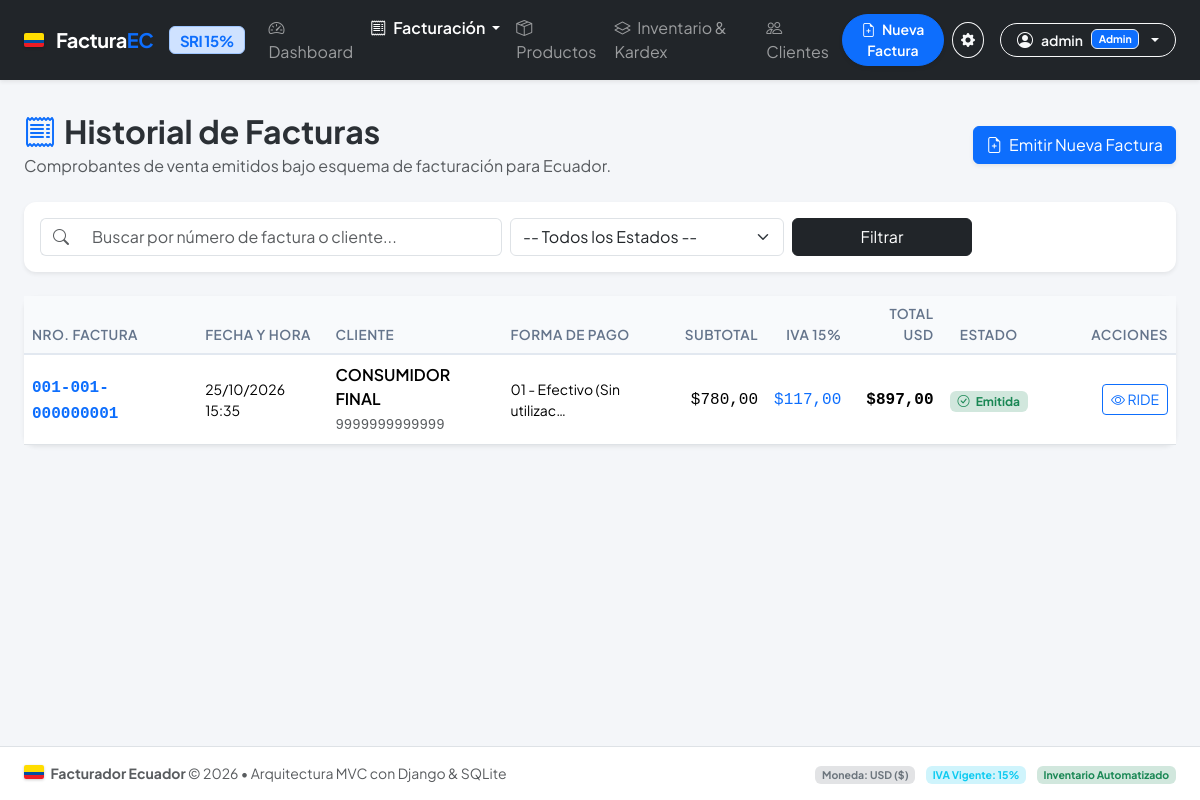
Screenshot of /facturas/ (signed in) with the database file from the repository.
### src/facturador/models.py (models this page shows, shortened)
class Factura(models.Model):
    FORMA_PAGO_CHOICES = [
        ('01', '01 - Efectivo (Sin utilización del sistema financiero)'),
        ('16', '16 - Tarjeta de Débito'),
        ('19', '19 - Tarjeta de Crédito'),
        ('20', '20 - Otros con utilización del sistema financiero (Transferencia/Depósito)'),
    ]
    ESTADO_CHOICES = [
        ('EMITIDA', 'Emitida'),
        ('ANULADA', 'Anulada'),
    ]
    numero_factura = models.CharField(max_length=25, unique=True, verbose_name="Número de Factura")
    secuencial = models.PositiveIntegerField(verbose_name="Secuencial")
    cliente = models.ForeignKey(Cliente, on_delete=models.PROTECT, related_name='facturas', verbose_name="Cliente")
    fecha_emision = models.DateTimeField(default=timezone.now, verbose_name="Fecha de Emisión")
    forma_pago = models.CharField(max_length=2, choices=FORMA_PAGO_CHOICES, default='01', verbose_name="Forma de Pago")
    estado = models.CharField(max_length=10, choices=ESTADO_CHOICES, default='EMITIDA', verbose_name="Estado")
    subtotal_15 = models.DecimalField(max_digits=12, decimal_places=2, default=Decimal('0.00'), verbose_name="Subtotal IVA 15%")
    subtotal_0 = models.DecimalField(max_digits=12, decimal_places=2, default=Decimal('0.00'), verbose_name="Subtotal IVA 0%")
    subtotal_sin_impuestos = models.DecimalField(max_digits=12, decimal_places=2, default=Decimal('0.00'), verbose_name="Subtotal sin Impuestos")
    descuento_total = models.DecimalField(max_digits=12, decimal_places=2, default=Decimal('0.00'), verbose_name="Descuento")
    iva_15 = models.DecimalField(max_digits=12, decimal_places=2, default=Decimal('0.00'), verbose_name="IVA 15%")
    total = models.DecimalField(max_digits=12, decimal_places=2, default=Decimal('0.00'), verbose_name="Importe Total")
    observaciones = models.TextField(blank=True, default="", verbose_name="Observaciones")
    creado_en = models.DateTimeField(auto_now_add=True)
    class Meta:
        verbose_name = "Factura"
        verbose_name_plural = "Facturas"
        ordering = ['-fecha_emision', '-id']

class Cliente(models.Model):
    TIPO_IDENTIFICACION_CHOICES = [
        ('04', 'RUC (13 dígitos)'),
        ('05', 'Cédula (10 dígitos)'),
        ('06', 'Pasaporte'),
        ('07', 'Consumidor Final (9999999999999)'),
    ]
    tipo_identificacion = models.CharField(
        max_length=2,
        choices=TIPO_IDENTIFICACION_CHOICES,
        default='05',
        verbose_name="Tipo de Identificación"
    )
    identificacion = models.CharField(
        max_length=20,
        unique=True,
        verbose_name="Número de Identificación"
    )
    nombres = models.CharField(max_length=200, verbose_name="Nombres y Apellidos / Razón Social")
    email = models.EmailField(blank=True, default="", verbose_name="Correo Electrónico")
    telefono = models.CharField(max_length=30, blank=True, default="", verbose_name="Teléfono / Celular")
    direccion = models.TextField(blank=True, default="Ecuador", verbose_name="Dirección")
    creado_en = models.DateTimeField(auto_now_add=True)
    class Meta:
        verbose_name = "Cliente"
        verbose_name_plural = "Clientes"
        ordering = ['nombres']

### src/facturador/views.py (the view)
# urls.py: path('facturas/', views.factura_lista, name='factura_lista'),
@asesor_o_admin
def factura_lista(request):
    q = request.GET.get('q', '').strip()
    estado = request.GET.get('estado', '')
    facturas = Factura.objects.select_related('cliente').all().order_by('-fecha_emision')
    if q:
        facturas = facturas.filter(
            Q(numero_factura__icontains=q) |
            Q(cliente__nombres__icontains=q) |
            Q(cliente__identificacion__icontains=q)
        )
    if estado:
        facturas = facturas.filter(estado=estado)
    context = {
        'facturas': facturas,
        'q': q,
        'estado': estado,
    }
    return render(request, 'facturador/factura_lista.html', context)

### src/facturador/models.py (called while the page is built)
    @property
    def es_admin(self):
        return self.rol == self.ROL_ADMIN or self.usuario.is_superuser

    @property
    def es_asesor(self):
        return self.rol in [self.ROL_ADMIN, self.ROL_ASESOR] or self.usuario.is_superuser

    @property
    def es_bodeguero(self):
        return self.rol in [self.ROL_ADMIN, self.ROL_BODEGUERO] or self.usuario.is_superuser

### templates/facturador/factura_lista.html (shortened to what this page needs)
{% extends 'base.html' %}
{% block content %}
<div class="d-flex flex-wrap justify-content-between align-items-center mb-4 gap-2">
    <div>
        <h2 class="fw-bold mb-1">
            <i class="bi bi-receipt text-primary me-2"></i>Historial de Facturas
        </h2>
        <p class="text-muted mb-0">Comprobantes de venta emitidos bajo esquema de facturación para Ecuador.</p>
    </div>
    <a href="{% url 'factura_crear' %}" class="btn btn-primary shadow-sm">
        <i class="bi bi-file-earmark-plus me-1"></i> Emitir Nueva Factura
    </a>
</div>
<div class="card mb-4">
    <div class="card-body p-3">
        <form method="get" class="row g-2 align-items-center">
            <div class="col-md-5">
                <div class="input-group">
                    <span class="input-group-text bg-white border-end-0"><i class="bi bi-search text-muted"></i></span>
                    <input type="text" name="q" value="{{ q }}" class="form-control border-start-0" placeholder="Buscar por número de factura o cliente...">
                </div>
            </div>
            <div class="col-md-3">
                <select name="estado" class="form-select" onchange="this.form.submit()">
                    <option value="">-- Todos los Estados --</option>
                </select>
            </div>
            <div class="col-md-2">
                <button type="submit" class="btn btn-dark w-100">Filtrar</button>
            </div>
        </form>
    </div>
</div>
<div class="card shadow-sm">
    <div class="card-body p-0">
        <div class="table-responsive">
            <table class="table table-hover align-middle mb-0">
                <thead>
                    <tr>
                        <th>Nro. Factura</th>
                        <th>Fecha y Hora</th>
                        <th>Cliente</th>
                        <th>Forma de Pago</th>
                        <th class="text-end">Subtotal</th>
                        <th class="text-end">IVA 15%</th>
                        <th class="text-end">Total USD</th>
                        <th class="text-center">Estado</th>
                        <th class="text-end" style="width: 140px;">Acciones</th>
                    </tr>
                </thead>
                <tbody>
                    {% for fac in facturas %}
                    <tr {% if fac.estado == 'ANULADA' %}class="table-light text-muted"{% endif %}>
                        <td>
                            <a href="{% url 'factura_detalle' fac.pk %}" class="fw-bold font-monospace text-decoration-none text-primary">
                                {{ fac.numero_factura }}
                            </a>
                        </td>
                        <td class="small">
                            {{ fac.fecha_emision|date:"d/m/Y H:i" }}
                        </td>
                        <td>
                            <div class="fw-semibold">{{ fac.cliente.nombres }}</div>
                            <small class="text-muted font-monospace">{{ fac.cliente.identificacion }}</small>
                        </td>
                        <td class="small">
                            {{ fac.get_forma_pago_display|truncatechars:28 }}
                        </td>
                        <td class="text-end font-monospace">
                            ${{ fac.subtotal_sin_impuestos|floatformat:2 }}
                        </td>
                        <td class="text-end font-monospace text-primary">
                            ${{ fac.iva_15|floatformat:2 }}
                        </td>
                        <td class="text-end font-monospace fw-bold fs-6">
                            ${{ fac.total|floatformat:2 }}
                        </td>
                        <td class="text-center">
                            {% if fac.estado == 'EMITIDA' %}
                                <span class="badge bg-success-subtle text-success px-2 py-1">
                                    <i class="bi bi-check-circle me-1"></i> Emitida
                                </span>
                            {% else %}
                                <span class="badge bg-danger-subtle text-danger px-2 py-1">
                                    <i class="bi bi-x-circle me-1"></i> Anulada
                                </span>
                            {% endif %}
                        </td>
                        <td class="text-end">
                            <div class="btn-group btn-group-sm">
                                <a href="{% url 'factura_detalle' fac.pk %}" class="btn btn-outline-primary" title="Ver / Imprimir Factura RIDE">
                                    <i class="bi bi-eye"></i> RIDE
                                </a>
                            </div>
                        </td>
                    </tr>
                    {% endfor %}
                </tbody>
            </table>
        </div>
    </div>
</div>
{% endblock %}

### templates/base.html (shortened to what this page needs)
{% load static %}
<!DOCTYPE html>
<html lang="es">
<head>
    <link href="https://cdn.jsdelivr.net/npm/bootstrap@5.3.3/dist/css/bootstrap.min.css" rel="stylesheet">
    <link rel="stylesheet" href="https://cdn.jsdelivr.net/npm/bootstrap-icons@1.11.3/font/bootstrap-icons.min.css">
    <link rel="stylesheet" href="{% static 'css/style.css' %}">
</head>
<body>
    <nav class="navbar navbar-expand-lg navbar-dark bg-dark sticky-top no-print shadow-sm">
        <div class="container-fluid px-4">
            <a class="navbar-brand navbar-brand-custom text-white" href="{% url 'dashboard' %}">
                <span class="flag-badge me-1"></span>
                <span>Factura<span class="text-primary fw-bold">EC</span></span>
                <span class="badge bg-primary-subtle text-primary border border-primary-subtle ms-2 fs-7">SRI 15%</span>
            </a>
            <div class="collapse navbar-collapse" id="navbarMain">
                {% if request.user.is_authenticated %}
                <ul class="navbar-nav me-auto mb-2 mb-lg-0">
                    <li class="nav-item">
                        <a class="nav-link {% if request.resolver_match.url_name == 'dashboard' %}active fw-semibold text-white{% endif %}" href="{% url 'dashboard' %}">
                            <i class="bi bi-speedometer2 me-1"></i> Dashboard
                        </a>
                    </li>
                    {% if request.user.perfil.es_asesor %}
                    <li class="nav-item dropdown">
                        <a class="nav-link dropdown-toggle {% if 'factura' in request.resolver_match.url_name %}active fw-semibold text-white{% endif %}" href="#" role="button" data-bs-toggle="dropdown">
                            <i class="bi bi-receipt me-1"></i> Facturación
                        </a>
                    </li>
                    {% endif %}
                    <li class="nav-item">
                        <a class="nav-link {% if 'producto' in request.resolver_match.url_name %}active fw-semibold text-white{% endif %}" href="{% url 'producto_lista' %}">
                            <i class="bi bi-box-seam me-1"></i> Productos
                        </a>
                    </li>
                    {% if request.user.perfil.es_bodeguero %}
                    <li class="nav-item">
                        <a class="nav-link {% if 'inventario' in request.resolver_match.url_name %}active fw-semibold text-white{% endif %}" href="{% url 'inventario_dashboard' %}">
                            <i class="bi bi-layers me-1"></i> Inventario & Kardex
                        </a>
                    </li>
                    {% endif %}
                    {% if request.user.perfil.es_asesor %}
                    <li class="nav-item">
                        <a class="nav-link {% if 'cliente' in request.resolver_match.url_name %}active fw-semibold text-white{% endif %}" href="{% url 'cliente_lista' %}">
                            <i class="bi bi-people me-1"></i> Clientes
                        </a>
                    </li>
                    {% endif %}
                </ul>
                <div class="d-flex align-items-center gap-2">
                    {% if request.user.perfil.es_asesor %}
                    <a href="{% url 'factura_crear' %}" class="btn btn-primary btn-sm px-3 shadow-sm rounded-pill fw-semibold">
                        <i class="bi bi-file-earmark-plus me-1"></i> Nueva Factura
                    </a>
                    {% endif %}
                    {% if request.user.perfil.es_admin %}
                    <a href="{% url 'emisor_configuracion' %}" class="btn btn-outline-light btn-sm rounded-circle p-2" title="Configuración de Emisor" style="width: 36px; height: 36px; display: inline-flex; align-items: center; justify-content: center;">
                        <i class="bi bi-gear-fill"></i>
                    </a>
                    {% endif %}
                    <div class="dropdown ms-2">
                        <button class="btn btn-outline-light btn-sm dropdown-toggle d-flex align-items-center gap-2 rounded-pill px-3 py-1" type="button" data-bs-toggle="dropdown" aria-expanded="false">
                            <i class="bi bi-person-circle fs-6"></i>
                            <span class="fw-semibold">{{ request.user.username }}</span>
                            {% if request.user.perfil.rol == 'ADMINISTRADOR' %}
                                <span class="badge bg-primary text-white border border-light-subtle">Admin</span>
                            {% elif request.user.perfil.rol == 'ASESOR' %}
                                <span class="badge bg-success text-white border border-light-subtle">Asesor</span>
                            {% elif request.user.perfil.rol == 'BODEGUERO' %}
                                <span class="badge bg-warning text-dark border border-light-subtle">Bodeguero</span>
                            {% endif %}
                        </button>
                    </div>
                </div>
                {% endif %}
            </div>
        </div>
    </nav>
    <main class="flex-grow-1 container-fluid px-4 py-3">
        {% block content %}{% endblock %}
    </main>
    <footer class="bg-white border-top py-3 mt-auto no-print">
        <div class="container-fluid px-4 d-flex flex-wrap justify-content-between align-items-center text-muted small">
            <div>
                <span class="flag-badge me-1"></span>
                <strong>Facturador Ecuador</strong> &copy; {% now "Y" %} &bull; Arquitectura MVC con Django & SQLite
            </div>
            <div>
                <span class="badge bg-secondary-subtle text-secondary me-2">Moneda: USD ($)</span>
                <span class="badge bg-info-subtle text-info me-2">IVA Vigente: 15%</span>
                <span class="badge bg-success-subtle text-success">Inventario Automatizado</span>
            </div>
        </div>
    </footer>
</body>
</html>

### static/css/style.css (style rules this page uses)
:root { --primary-color: #0d6efd; --primary-dark: #0a58ca; --accent-color: #0dcaf0; --bg-light: #f8f9fa; --sidebar-bg: #1e293b; --card-shadow: 0 0.125rem 0.25rem rgba(0, 0, 0, 0.075); --card-shadow-hover: 0 0.5rem 1rem rgba(0, 0, 0, 0.12); }
body { font-family: 'Plus Jakarta Sans', system-ui, -apple-system, sans-serif; background-color: #f4f6f9; color: #2b3035; min-height: 100vh; display: flex; flex-direction: column; }
.navbar-brand-custom { font-weight: 700; letter-spacing: -0.5px; display: flex; align-items: center; gap: 0.5rem; }
.flag-badge { background: linear-gradient(180deg, #ffdd00 0%, #ffdd00 50%, #034ea2 50%, #034ea2 75%, #ed1c24 75%, #ed1c24 100%); width: 20px; height: 14px; display: inline-block; border-radius: 2px; box-shadow: 0 1px 3px rgba(0,0,0,0.2); }
.card { border: none; border-radius: 0.75rem; box-shadow: var(--card-shadow); transition: transform 0.15s ease-in-out, box-shadow 0.15s ease-in-out; }
.table thead th { background-color: #f8fafc; font-weight: 600; font-size: 0.85rem; text-transform: uppercase; letter-spacing: 0.5px; color: #64748b; border-bottom: 2px solid #e2e8f0; }

### rows the page displays
Factura: numero_factura "001-001-000000001", fecha_emision "25/10/2026 15:35", cliente.nombres "CONSUMIDOR FINAL", cliente.identificacion "9999999999999", forma_pago "01 - Efectivo (Sin utilizac…", subtotal_sin_impuestos "780,00", iva_15 "117,00", total "897,00", estado "EMITIDA" (drawn)

### other values shown
{{ request.user.username }} "admin"
